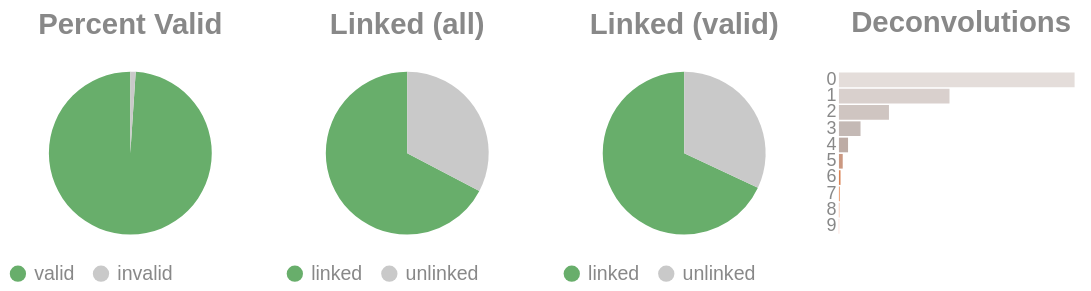

The code cell stored with this chart in its notebook:
### Code cell
if SKIPLR:
    pass
else:
    clash = Counter()
    for i in valids['molecule'].to_list():
        _mol = i.split("-")
        if len(_mol) == 1:
            clash.update('0')
        else:
            clash.update(_mol[-1])

    _d = {"deconvolutions": [], 'count': []}
    for k,v in clash.items():
        _d['deconvolutions'].append(k)
        _d['count'].append(v)

    tot_valid = valids['reads'].sum()
    mask = valids['reads'] >= 2
    n_linked_reads = valids.filter(mask)['reads'].sum()
    if n_linked_reads == 0:
        print_html("No linked molecules (>=2 reads) were detected; skipping linked-only distributions.")
        SKIPLR = True
    else:
        perc_valid = round(tot_valid / n_reads, 4)
        linked_perc_abs = round(n_linked_reads / n_reads, 4)
        linked_perc = round(n_linked_reads / tot_valid, 4)

    _valid = pl.DataFrame({"valids": ['valid', 'invalid'], "count": [tot_valid, n_reads - tot_valid]})
    _linked_abs = pl.DataFrame({"linked (absolute)": ['linked', 'unlinked'], "count": [n_linked_reads, n_reads - n_linked_reads]})
    _linked_rel = pl.DataFrame({"linked (valids)": ['linked', 'unlinked'], "count": [n_linked_reads, tot_valid - n_linked_reads]})

    (
        alt.hconcat(
            piechart(_valid, goodval = 'valid', title = "Percent Valid"),
            piechart(_linked_abs, goodval = "linked", title =  "Linked (all)"),
            piechart(_linked_rel, goodval = "linked", title =  "Linked (valid)"),
            convolutionbar(pl.DataFrame(_d), title = "Deconvolutions"),
            center = True,
            bounds = 'flush'
        )
        .resolve_scale(color='independent')
        .resolve_legend('independent')
        .properties(usermeta={'embedOptions': {"actions": False}})
    ).display()

### Figure 1 — Vega-Lite specification as saved in the notebook (floating-point values rounded to 4 significant figures)
{"width": "container", "height": 400, "config": {"title": {"anchor": "start", "dy": -15, "fontSize": 18, "color": "#888888", "subtitleColor": "#888888", "subtitleFontSize": 14}, "arc": {"fill": "#0072B2"}, "axis": {"domainColor": "#888888", "domainWidth": 0.5, "gridWidth": 0.2, "grid": false, "titleFontWeight": 400, "titleFontSize": 15, "labelFontSize": 11, "labelColor": "#888888", "tickColor": "#888888", "tickWidth": 0.2, "titleColor": "#888888"}, "axisBand": {"grid": false}, "axisX": {"grid": true, "tickSize": 10, "domainCap": "round"}, "axisY": {"domain": false, "grid": true, "tickSize": 0, "domainCap": "round"}, "background": "transparent", "header": {"labelFontSize": 15, "labelColor": "#888888", "titleFontSize": 15, "titleFontWeight": 600, "titleColor": "#888888"}, "legend": {"labelFont": "sans-serif", "labelFontSize": 12, "labelColor": "#888888", "symbolSize": 100, "symbolType": "circle", "titleFontSize": 12, "titlePadding": 10, "titleColor": "#888888", "title": null}, "range": {"category": ["#E69F00", "#56B4E9", "#009E73", "#F0E442", "#0072B2", "#D55E00", "#CC79A7", "#000000"], "diverging": ["#cfe8f3", "#a2d4ec", "#73bfe2", "#46abdb", "#1696d2", "#12719e"]}, "area": {"fill": "#0072B2", "fillOpacity": 0.7, "line": true, "strokeOpacity": 0.7}, "line": {"color": "#0072B2", "stroke": "#0072B2", "strokeWidth": 2}, "trail": {"color": "#0072B2", "stroke": "#0072B2", "strokeWidth": 0, "size": 1}, "point": {"filled": true, "fillOpacity": 1.0, "size": 95}, "text": {"color": "#888888", "fontSize": 11, "align": "right", "fontWeight": 400, "size": 11}, "bar": {"fill": "#0072B2", "stroke": null}, "view": {"stroke": null, "continuousWidth": 660, "continuousHeight": 400}}, "hconcat": [{"data": {"name": "data-1087833620731b8572da5178f42a48a7"}, "mark": {"type": "arc"}, "encoding": {"color": {"field": "valids", "legend": {"orient": "bottom", "title": null}, "scale": {"domain": ["valid", "invalid"], "range": ["#68ae6b", "#C9C9C9"]}, "title": "Valids", "type": "nominal"}, "theta": {"field": "count", "type": "quantitative"}, "tooltip": [{"field": "valids", "title": "Valids", "type": "ordinal"}, {"field": "percent", "format": ".2%", "title": "Percent", "type": "quantitative"}, {"field": "count", "title": "Count", "type": "quantitative"}]}, "height": 100, "title": {"text": "Percent Valid", "align": "center", "anchor": "middle"}, "transform": [{"calculate": "datum.count / 6043524", "as": "percent"}], "width": 150}, {"data": {"name": "data-e003027023d4aa9534b1ef2257e080bd"}, "mark": {"type": "arc"}, "encoding": {"color": {"field": "linked (absolute)", "legend": {"orient": "bottom", "title": null}, "scale": {"domain": ["linked", "unlinked"], "range": ["#68ae6b", "#C9C9C9"]}, "title": "Linked (Absolute)", "type": "nominal"}, "theta": {"field": "count", "type": "quantitative"}, "tooltip": [{"field": "linked (absolute)", "title": "Linked (Absolute)", "type": "ordinal"}, {"field": "percent", "format": ".2%", "title": "Percent", "type": "quantitative"}, {"field": "count", "title": "Count", "type": "quantitative"}]}, "height": 100, "title": {"text": "Linked (all)", "align": "center", "anchor": "middle"}, "transform": [{"calculate": "datum.count / 6043524", "as": "percent"}], "width": 150}, {"data": {"name": "data-4a7e0dbd11aff8edbe507b9a497350f8"}, "mark": {"type": "arc"}, "encoding": {"color": {"field": "linked (valids)", "legend": {"orient": "bottom", "title": null}, "scale": {"domain": ["linked", "unlinked"], "range": ["#68ae6b", "#C9C9C9"]}, "title": "Linked (Valids)", "type": "nominal"}, "theta": {"field": "count", "type": "quantitative"}, "tooltip": [{"field": "linked (valids)", "title": "Linked (Valids)", "type": "ordinal"}, {"field": "percent", "format": ".2%", "title": "Percent", "type": "quantitative"}, {"field": "count", "title": "Count", "type": "quantitative"}]}, "height": 100, "title": {"text": "Linked (valid)", "align": "center", "anchor": "middle"}, "transform": [{"calculate": "datum.count / 5979849", "as": "percent"}], "width": 150}, {"data": {"name": "data-ca8c2833c995d113d2b7ab6f8b955130"}, "mark": {"type": "bar"}, "encoding": {"color": {"field": "deconvolutions", "legend": null, "scale": {"scheme": "lightgreyred"}, "type": "nominal"}, "tooltip": [{"field": "deconvolutions", "title": "Deconvolutions", "type": "ordinal"}, {"field": "percent", "format": ".2%", "title": "Percent", "type": "quantitative"}, {"field": "count", "title": "Count", "type": "quantitative"}], "x": {"axis": null, "field": "count", "type": "quantitative"}, "y": {"field": "deconvolutions", "sort": "ascending", "title": null, "type": "nominal"}}, "height": 100, "title": {"text": "Deconvolutions", "align": "center", "anchor": "middle"}, "transform": [{"calculate": "datum.count / 3192526", "as": "percent"}], "width": 150}], "bounds": "flush", "center": true, "resolve": {"legend": {"angle": "independent"}, "scale": {"color": "independent"}}, "usermeta": {"embedOptions": {"actions": false}}, "$schema": "https://vega.github.io/schema/vega-lite/v6.4.1.json", "datasets": {"data-1087833620731b8572da5178f42a48a7": [{"valids": "valid", "count": 5979849}, {"valids": "invalid", "count": 63675}], "data-e003027023d4aa9534b1ef2257e080bd": [{"linked (absolute)": "linked", "count": 4067505}, {"linked (absolute)": "unlinked", "count": 1976019}], "data-4a7e0dbd11aff8edbe507b9a497350f8": [{"linked (valids)": "linked", "count": 4067505}, {"linked (valids)": "unlinked", "count": 1912344}], "data-ca8c2833c995d113d2b7ab6f8b955130": [{"deconvolutions": "0", "count": 1736000}, {"deconvolutions": "1", "count": 814439}, {"deconvolutions": "2", "count": 368443}, {"deconvolutions": "3", "count": 159071}, {"deconvolutions": "4", "count": 67184}, {"deconvolutions": "5", "count": 27900}, {"deconvolutions": "6", "count": 11679}, {"deconvolutions": "7", "count": 4848}, {"deconvolutions": "8", "count": 2052}, {"deconvolutions": "9", "count": 910}]}}
